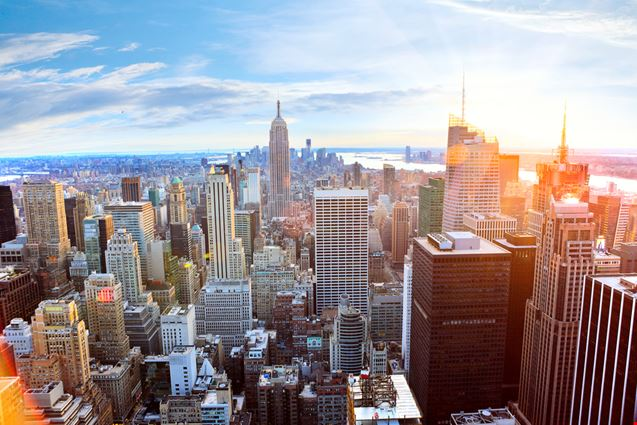
#> input picture photos/city.jpg, 637 x 425 px
$ python edge_detection.py
#> lines starting #> are read from the running program, lines starting #| are printed output that depends on the picture; after the words box and inside, x2 and y2 are one past the last pixel; in counts of white or black regions, pixels touching at a corner belong together
import cv2 as cv
import numpy as np

img = cv.imread('photos/city.jpg')
#> img is the input picture: shape (425, 637, 3); mean B, G, R 152, 147.3, 155.1
# cv.imshow('Original', img)

gray = cv.cvtColor(img, cv.COLOR_BGR2GRAY)
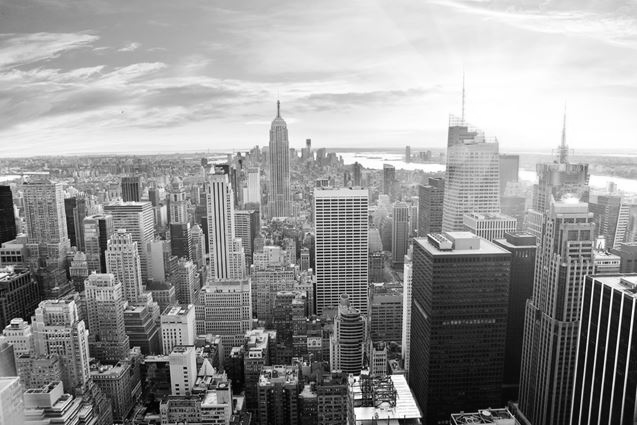
#> gray: shape (425, 637); min 0, max 255, mean 150.2


# Laplacian

lap = cv.Laplacian(gray, cv.CV_64F)
lap = np.uint8(np.absolute(lap))
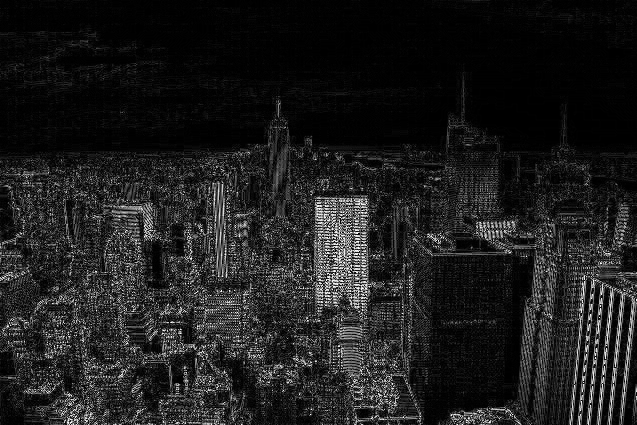
#> lap: shape (425, 637); min 0, max 255, mean 30.1
cv.imshow('Laplacian', lap)


# Sobel

sobel_x = cv.Sobel(gray, cv.CV_64F, 1, 0)
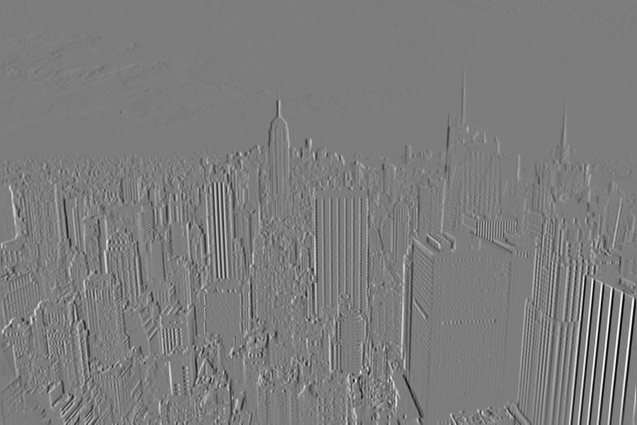
#> sobel_x: shape (425, 637) float64; min -933, max 968, mean 0.3; drawn with min black and max white
sobel_y = cv.Sobel(gray, cv.CV_64F, 0, 1)
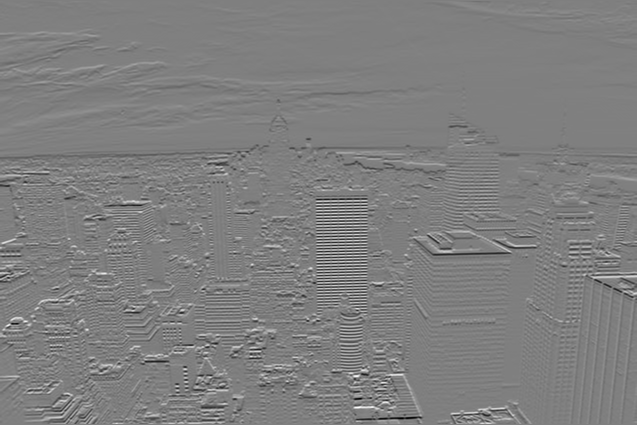
#> sobel_y: shape (425, 637) float64; min -928, max 926, mean -2.2; drawn with min black and max white

# cv.imshow('sobel_x', sobel_x)
# cv.imshow('sobel_y', sobel_y)

combined_sobel = cv.bitwise_or(sobel_x, sobel_y)
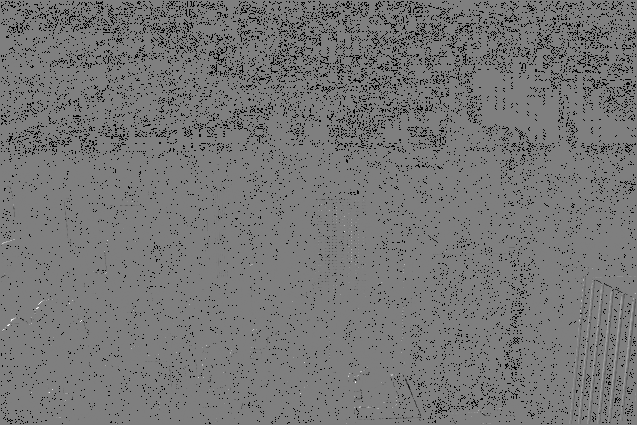
#> combined_sobel: shape (425, 637) float64; 6.67% of the values are NaN or infinite; the others: min -130816, max 130944, mean -175.3; drawn with min black, max white, NaN and infinite black
cv.imshow('combined_sobel', combined_sobel)
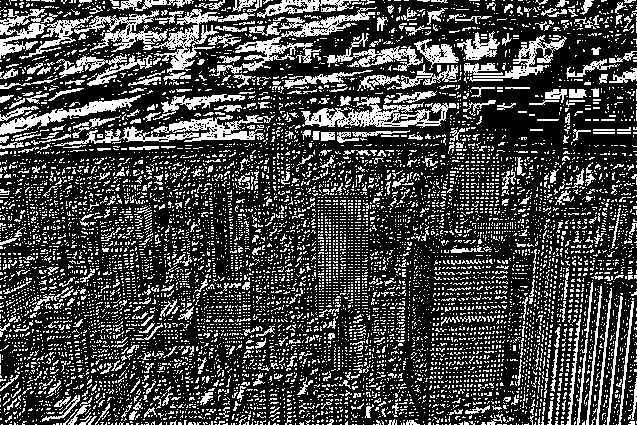
#> window 'combined_sobel': shape (425, 637); 27.2% white in thin lines or dots


canny = cv.Canny(gray, 150, 175)
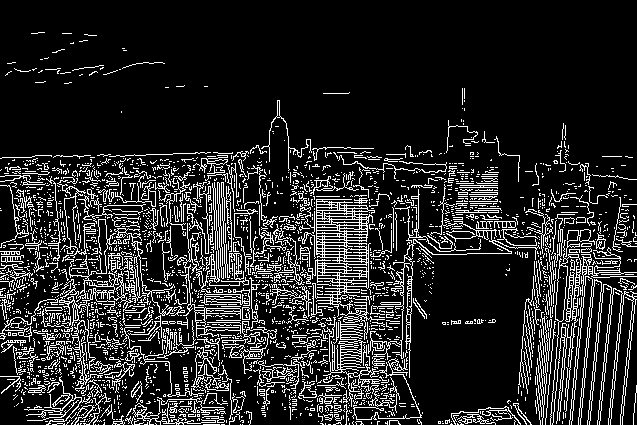
#> canny: shape (425, 637); 15% white in thin lines or dots
cv.imshow('canny', canny)


cv.waitKey(0)

$ run again, with photos/dog.jpg copied over photos/city.jpg
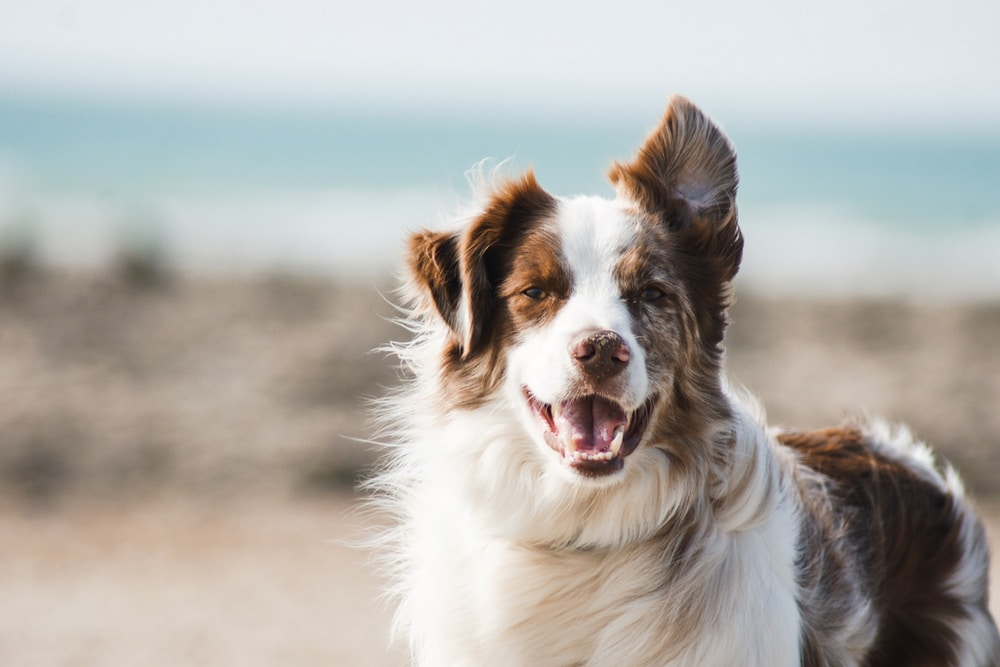
#> input picture photos/dog.jpg, 1000 x 667 px
#> img is the input picture: shape (667, 1000, 3); mean B, G, R 169.2, 174.3, 177.9
#> `cv.imshow('combined_sobel', combined_sobel)`:
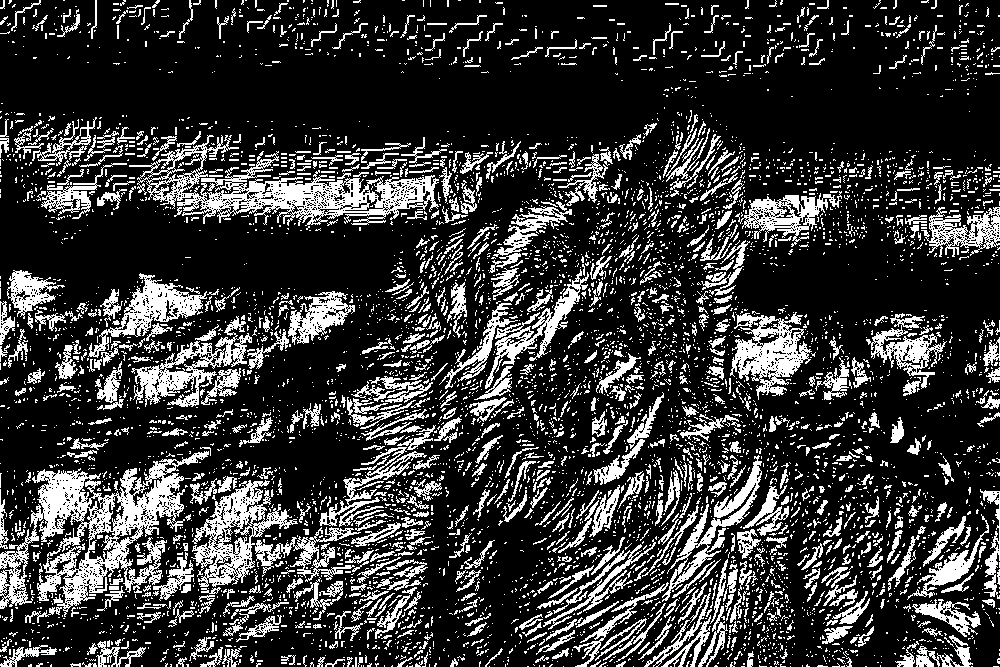
#> window 'combined_sobel': shape (667, 1000); 21.9% white; 5986 white regions (5115 under 20 px), largest, box (x1, y1, x2, y2) and area: (0, 451, 209, 617) 11362, (129, 135, 439, 226) 8550, (191, 480, 298, 587) 3933
#> `canny = cv.Canny(gray, 150, 175)`:
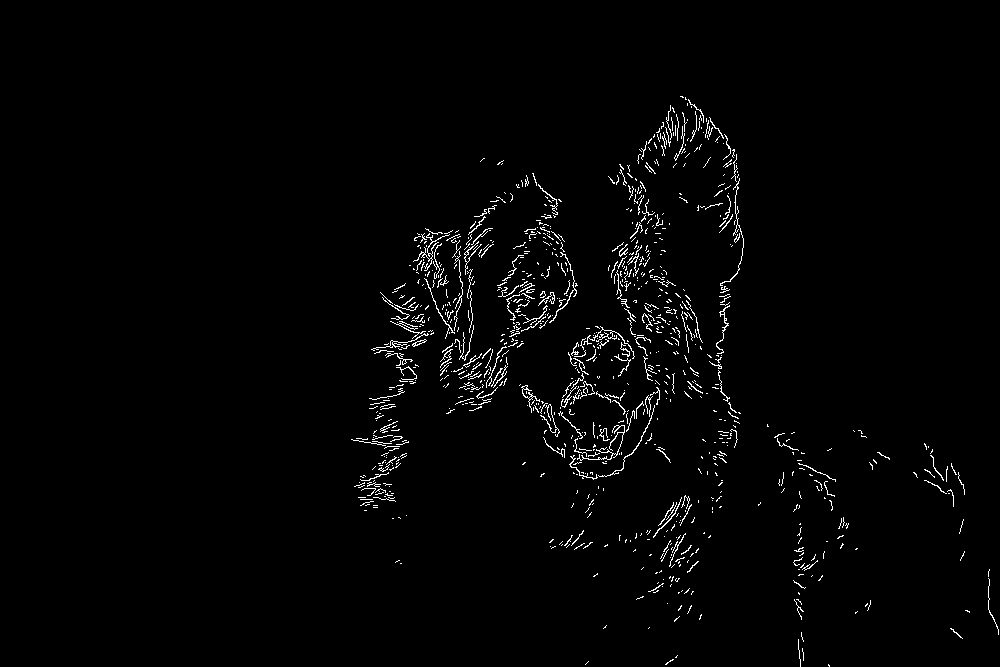
#> canny: shape (667, 1000); 1.7% white in thin lines or dots, all inside (x1, y1, x2, y2) = (351, 96, 999, 667)
